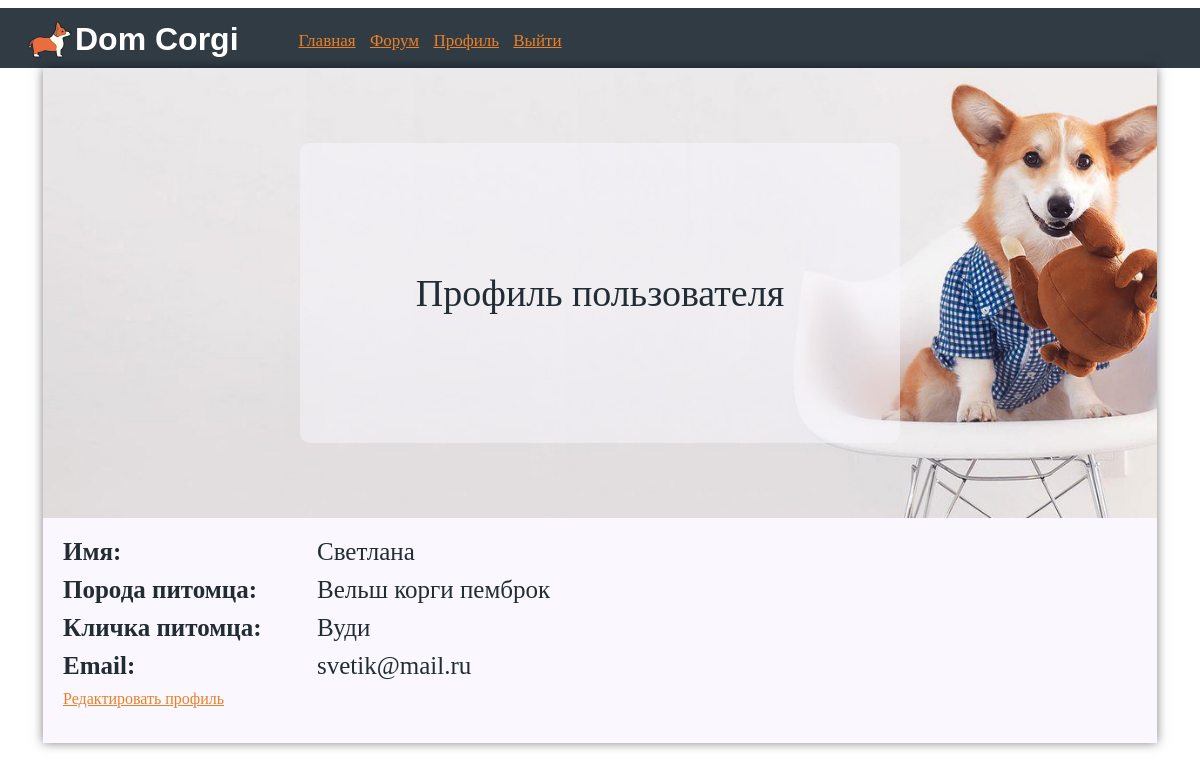
The page /user/Светлана  (signed in) on the database its author committed.
### app/models.py (models this page shows, shortened)
class User(UserMixin, db.Model):
    id = db.Column(db.Integer, primary_key=True)
    username = db.Column(db.String(64), index=True, unique=True)
    breed = db.Column(db.String(64), index=True, unique=True)
    petname = db.Column(db.String(64), index=True, unique=True)
    email = db.Column(db.String(120), index=True, unique=True)
    password_hash = db.Column(db.String(128))
    posts = db.relationship('Post', backref='author', lazy='dynamic')

### app/routes.py (the view)
@app.route('/user/<username>')
@login_required
def user(username):
    user = User.query.filter_by(username=username).first_or_404()   #Загрузка пользователя из базы данных, используя запрос по имени пользователя.
    return render_template('user.html', title='Профиль', user=user)

### app/models.py (called while the page is built)
@login.user_loader #Пользовательский загрузчик
def load_user(id):
    return User.query.get(int(id))

### app/templates/user.html
{% extends "base.html" %}
{% block content %}
    <div class="body_index">
        <div class="block_user_title">
            <div class="parent">
                <div class="transparent"></div>
                <div class="text_index_title">Профиль пользователя </div>
            </div>
        </div>
        <div class="block_profile">
             <div class="block_line">
                   <div class="left_part">Имя:</div>
                   <div class="right_part">{{ user.username }}</div>
             </div>
             <div class="block_line">
                   <div class="left left_part">Порода питомца:</div>
                   <div class="right_part">{{ user.breed }}</div>
             </div>
             <div class="block_line">
                   <div class="left_part part">Кличка питомца:</div>
                   <div class="right_part">{{ user.petname }}</div>
             </div>
             <div class="block_line">
                   <div class="left left_part">Email:</div>
                   <div class="right_part">{{ user.email }}</div>
             </div>
             <div class="block_line"><a href="{{ url_for('edit_profile') }}">Редактировать профиль</a></div>
        </div>
    </div>
{% endblock %}

### app/static/style.css (style rules this page uses)
body { background: #fff; }
.block_user_title { background-image: url("images/dog_corgi.jpg"); height: 450px; background-size:cover; }
.body_index { position: relative; margin-left: 35px; margin-right: 35px; padding-bottom: 15px; background-color: #faf7fe; box-shadow:0px 0px 10px 0px rgba(0,0,0,0.5); }
.block_index_title .parent, .block_user_title .parent { position: relative; z-index: 1; width: 600px; height: 300px; top: 50%; left: 50%; transform: translate(-50%, -50%); }
.block_index_title .parent .transparent, .block_user_title .parent .transparent { position: absolute; z-index: -1; background-color: #faf7fe; width: 100%; height: 100%; border-radius: 10px; opacity: .5; }
.block_index_title .parent .text_index_title, .block_user_title .parent .text_index_title { top: 50%; left: 50%; transform: translate(-50%, -50%); position: relative; font-family: 'Century Gothic'; font-weight: 500; font-size: 38px; text-align: center; color: #212c35; }
.block_profile { padding: 10px; color: #212c35; margin: 0 auto; }
.block_line { font-family: 'Century Gothic'; margin: 10px; }
.block_line a { color: #ea8027; }
.left_part { font-weight: bold; display: inline-block; font-size: 25px; width: 250px; }
.right_part { display: inline-block; font-size: 25px; }

### rows shown on the page
User: username "Светлана", breed "Вельш корги пемброк", petname "Вуди", email "svetik@mail.ru"
